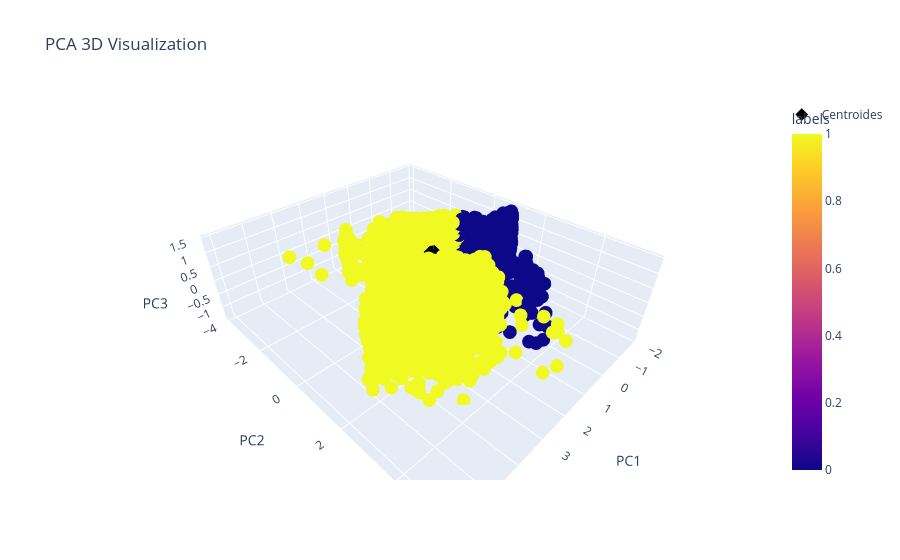

The notebook cell saved with this chart:
### Markdown cell above
# Model Training

### Code cell
# Train a KMEANS model
kmeans = KMeans(n_clusters=2, random_state=42)
kmeans_labels = kmeans.fit_predict(featured_data)
pca_df["labels"] = kmeans_labels
fig = px.scatter_3d(
    pca_df, x="PC1", y="PC2", z="PC3", color="labels", title="PCA 3D Visualization"
)
centroids = pca_df.groupby("labels")[["PC1", "PC2", "PC3"]].mean().reset_index()

# Add centroids
fig.add_trace(
    go.Scatter3d(
        x=centroids["PC1"],
        y=centroids["PC2"],
        z=centroids["PC3"],
        mode="markers+text",
        marker=dict(
            size=12, color="black", symbol="diamond", line=dict(color="white", width=2)
        ),
        text=centroids["labels"],
        textposition="top center",
        name="Centroides",
    )
)
fig.show()

### Figure 1 — Plotly figure (JSON) as saved in the notebook; plotly's stock layout.template omitted (floating-point values rounded to 4 significant figures; data arrays with more than 128 entries replaced by an {"elided": "..."} marker saying what was removed)
{"data": [{"hovertemplate": "PC1=%{x}<br>PC2=%{y}<br>PC3=%{z}<br>labels=%{marker.color}<extra></extra>", "legendgroup": "", "marker": {"color": {"elided": "63995 int values"}, "coloraxis": "coloraxis", "symbol": "circle"}, "mode": "markers", "name": "", "scene": "scene", "showlegend": false, "type": "scatter3d", "x": {"elided": "63995 float values"}, "y": {"elided": "63995 float values"}, "z": {"elided": "63995 float values"}}, {"marker": {"color": "black", "line": {"color": "white", "width": 2}, "size": 12, "symbol": "diamond"}, "mode": "markers+text", "name": "Centroides", "text": [0.0, 1.0], "textposition": "top center", "type": "scatter3d", "x": [-1.013, 0.7095], "y": [0.3918, -0.2743], "z": [-0.02895, 0.02027]}], "layout": {"coloraxis": {"colorbar": {"title": {"text": "labels"}}, "colorscale": [[0, "#0d0887"], [0.1111, "#46039f"], [0.2222, "#7201a8"], [0.3333, "#9c179e"], [0.4444, "#bd3786"], [0.5556, "#d8576b"], [0.6667, "#ed7953"], [0.7778, "#fb9f3a"], [0.8889, "#fdca26"], [1, "#f0f921"]]}, "legend": {"tracegroupgap": 0}, "scene": {"domain": {"x": [0, 1], "y": [0, 1]}, "xaxis": {"title": {"text": "PC1"}}, "yaxis": {"title": {"text": "PC2"}}, "zaxis": {"title": {"text": "PC3"}}}, "title": {"text": "PCA 3D Visualization"}}}
